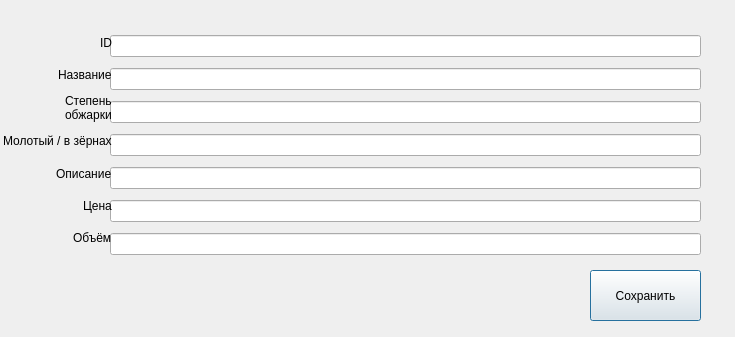
<?xml version="1.0" encoding="UTF-8"?>
<ui version="4.0">
 <class>Dialog</class>
 <widget class="QDialog" name="Dialog">
  <property name="geometry">
   <rect>
    <x>0</x>
    <y>0</y>
    <width>735</width>
    <height>337</height>
   </rect>
  </property>
  <property name="windowTitle">
   <string>Dialog</string>
  </property>
  <widget class="QWidget" name="verticalLayoutWidget">
   <property name="geometry">
    <rect>
     <x>110</x>
     <y>30</y>
     <width>591</width>
     <height>231</height>
    </rect>
   </property>
   <layout class="QVBoxLayout" name="verticalLayout">
    <item>
     <widget class="QLineEdit" name="lineEdit_2"/>
    </item>
    <item>
     <widget class="QLineEdit" name="lineEdit"/>
    </item>
    <item>
     <widget class="QLineEdit" name="lineEdit_5"/>
    </item>
    <item>
     <widget class="QLineEdit" name="lineEdit_7"/>
    </item>
    <item>
     <widget class="QLineEdit" name="lineEdit_6"/>
    </item>
    <item>
     <widget class="QLineEdit" name="lineEdit_4"/>
    </item>
    <item>
     <widget class="QLineEdit" name="lineEdit_3"/>
    </item>
   </layout>
  </widget>
  <widget class="QWidget" name="verticalLayoutWidget_2">
   <property name="geometry">
    <rect>
     <x>0</x>
     <y>30</y>
     <width>112</width>
     <height>221</height>
    </rect>
   </property>
   <layout class="QVBoxLayout" name="verticalLayout_2">
    <item alignment="Qt::AlignLeft">
     <widget class="QLabel" name="label">
      <property name="layoutDirection">
       <enum>Qt::RightToLeft</enum>
      </property>
      <property name="text">
       <string>ID</string>
      </property>
     </widget>
    </item>
    <item alignment="Qt::AlignRight">
     <widget class="QLabel" name="label_2">
      <property name="text">
       <string>Название</string>
      </property>
     </widget>
    </item>
    <item alignment="Qt::AlignRight">
     <widget class="QLabel" name="label_3">
      <property name="text">
       <string>Степень
обжарки</string>
      </property>
     </widget>
    </item>
    <item alignment="Qt::AlignRight">
     <widget class="QLabel" name="label_4">
      <property name="text">
       <string>Молотый / в зёрнах</string>
      </property>
     </widget>
    </item>
    <item alignment="Qt::AlignRight">
     <widget class="QLabel" name="label_5">
      <property name="text">
       <string>Описание</string>
      </property>
     </widget>
    </item>
    <item alignment="Qt::AlignRight">
     <widget class="QLabel" name="label_6">
      <property name="text">
       <string>Цена</string>
      </property>
     </widget>
    </item>
    <item alignment="Qt::AlignRight">
     <widget class="QLabel" name="label_7">
      <property name="text">
       <string>Объём</string>
      </property>
     </widget>
    </item>
   </layout>
  </widget>
  <widget class="QPushButton" name="pushButton">
   <property name="geometry">
    <rect>
     <x>590</x>
     <y>270</y>
     <width>111</width>
     <height>51</height>
    </rect>
   </property>
   <property name="text">
    <string>Сохранить</string>
   </property>
  </widget>
 </widget>
 <resources/>
 <connections/>
</ui>
